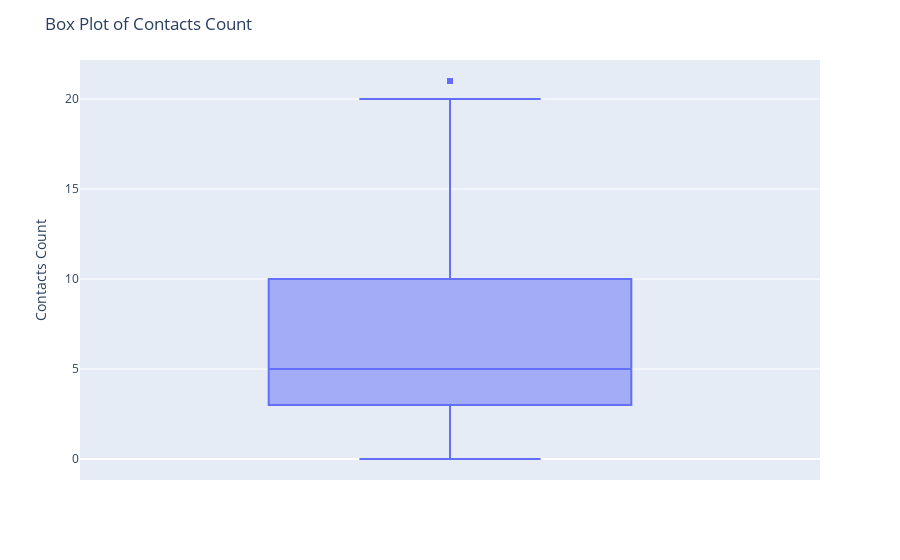

The notebook cell saved with this chart:
### Code cell
fig = px.box(df_excluded_minus1, y='contacts_count')
fig.update_layout(
    title="Box Plot of Contacts Count", 
    yaxis_title="Contacts Count" 
)
fig.show()

### Figure 1 — Plotly figure (JSON) as saved in the notebook; plotly's stock layout.template omitted (floating-point values rounded to 4 significant figures; data arrays with more than 128 entries replaced by an {"elided": "..."} marker saying what was removed)
{"data": [{"alignmentgroup": "True", "hovertemplate": "contacts_count=%{y}<extra></extra>", "legendgroup": "", "marker": {"color": "#636efa"}, "name": "", "notched": false, "offsetgroup": "", "orientation": "v", "showlegend": false, "type": "box", "x0": " ", "xaxis": "x", "y": {"elided": "5747 int values"}, "y0": " ", "yaxis": "y"}], "layout": {"boxmode": "group", "legend": {"tracegroupgap": 0}, "margin": {"t": 60}, "title": {"text": "Box Plot of Contacts Count"}, "xaxis": {"anchor": "y", "domain": [0, 1]}, "yaxis": {"anchor": "x", "domain": [0, 1], "title": {"text": "Contacts Count"}}}}
